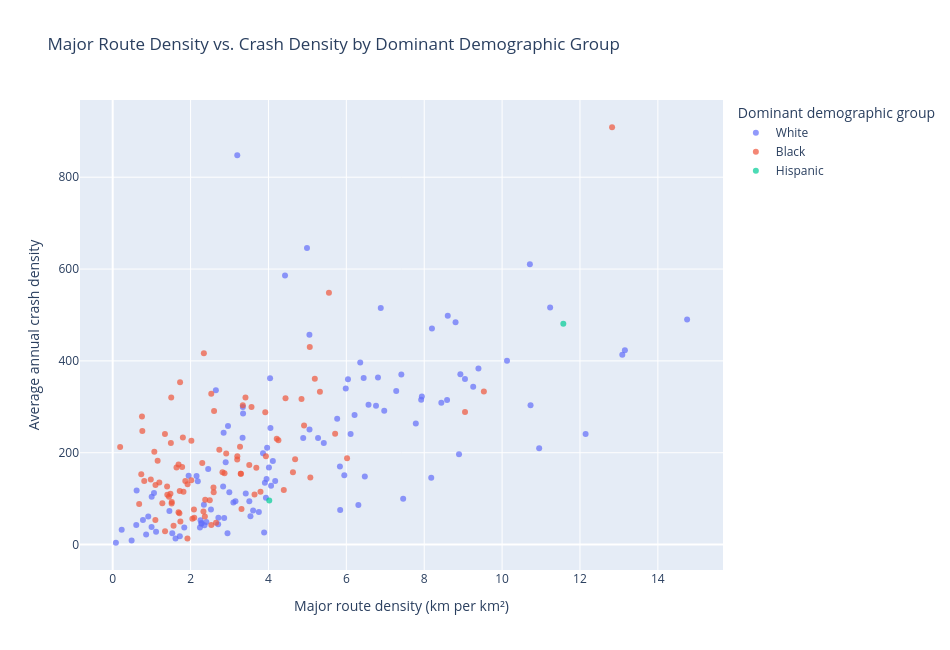

Source (notebook cell):
### Code cell
import plotly.express as px

fig = px.scatter(
    route_tracts,
    x="major_route_density_km_per_km2",
    y="avg_annual_crash_density",
    color="dominant_demo_group",
    hover_data=[
        "GEOID",
        "total_crashes",
        "major_route_length_km",
        "major_route_share",
        "white_alone_share",
        "black_alone_share",
        "hispanic_share",
        "asian_alone_share",
        "two_or_more_races_share",
        "other_race_share",
        "high_crash_route_tract"
    ],
    labels={
        "major_route_density_km_per_km2": "Major route density (km per km²)",
        "avg_annual_crash_density": "Average annual crash density",
        "dominant_demo_group": "Dominant demographic group"
    },
    title="Major Route Density vs. Crash Density by Dominant Demographic Group",
    opacity=0.7
)

fig.update_layout(width=950, height=650)
fig.show()

### Figure 1 — Plotly figure (JSON) as saved in the notebook; plotly's stock layout.template omitted (floating-point values rounded to 4 significant figures; data arrays with more than 128 entries replaced by an {"elided": "..."} marker saying what was removed)
{"data": [{"customdata": {"elided": "112x11 mixed values"}, "hovertemplate": "Dominant demographic group=White<br>Major route density (km per km²)=%{x}<br>Average annual crash density=%{y}<br>GEOID=%{customdata[0]}<br>total_crashes=%{customdata[1]}<br>major_route_length_km=%{customdata[2]}<br>major_route_share=%{customdata[3]}<br>white_alone_share=%{customdata[4]}<br>black_alone_share=%{customdata[5]}<br>hispanic_share=%{customdata[6]}<br>asian_alone_share=%{customdata[7]}<br>two_or_more_races_share=%{customdata[8]}<br>other_race_share=%{customdata[9]}<br>high_crash_route_tract=%{customdata[10]}<extra></extra>", "legendgroup": "White", "marker": {"color": "#636efa", "opacity": 0.7, "symbol": "circle"}, "mode": "markers", "name": "White", "orientation": "v", "showlegend": true, "type": "scatter", "x": [8.18, 3.099, 0.6054, 4.892, 0.7773, 2.24, 2.406, 2.256, 2.863, 3.538, 0.9132, 3.152, 3.888, 2.715, 1.724, 2.948, 1.838, 1.614, 1.456, 1.53, 2.28, 3.606, 2.523, 0.486, 1.114, 2.708, 0.9983, 2.278, 0.0823, 2.342, 2.836, 4.113, 5.421, 5.947, 3.861, 5.841, 2.649, 2.961, 10.13, 6.211, 2.902, 6.884, 5.274, 5.765, 7.921, 3.966, 4.042, 2.849, 3.753, 2.995, 5.054, 7.459, 8.587, 7.784, 8.198, 5.052, 4.989, 4.426, 10.71, 8.604, 6.445, 7.412, 6.762, 8.439, 8.928, 6.57, 9.258, 11.23, 12.14, 9.046, 13.15, 10.73, 5.835, 7.94, 10.95, 8.805, 9.393, 5.985, 3.908, 2.153, 3.509, 4.012, 2.186, 0.6144, 6.11, 1.95, 6.042, 4.051, 0.8589, 1.001, 3.935, 4.173, 4.067, 2.452, 3.951, 6.812, 6.357, 3.336, 3.417, 2.357, 14.75, 6.474, 7.281, 6.973, 3.199, 3.342, 3.347, 13.09, 8.894, 1.06, 0.2309, 6.309], "xaxis": "x", "y": [145.3, 91.65, 42.66, 232.3, 53.47, 37.21, 49.29, 52.74, 58.12, 61.69, 61.39, 94.43, 26.34, 58.41, 18.35, 24.52, 37.17, 13.46, 73.06, 24.73, 47.26, 74.08, 76.44, 8.919, 27.92, 44.12, 38.36, 45.44, 4.002, 86.87, 126.4, 181.9, 221.4, 151.2, 199.0, 75.21, 336.0, 258.1, 400.2, 282.2, 179.1, 515.1, 232.3, 274.1, 315.3, 210.7, 362.2, 243.4, 70.95, 114.2, 250.8, 99.91, 314.9, 263.6, 470.6, 456.9, 645.7, 585.7, 610.3, 498.1, 362.9, 370.3, 302.4, 308.7, 370.8, 304.4, 343.5, 516.1, 240.7, 360.5, 423.2, 303.2, 169.8, 322.6, 209.6, 484.2, 383.6, 339.9, 134.6, 149.5, 94.36, 167.9, 138.0, 117.8, 240.7, 149.7, 359.8, 254.0, 22.16, 104.2, 101.8, 138.3, 127.9, 164.5, 143.0, 364.0, 396.5, 232.6, 111.1, 42.01, 490.0, 148.4, 334.2, 291.5, 847.8, 299.7, 285.2, 413.6, 196.4, 112.4, 32.4, 86.09], "yaxis": "y"}, {"customdata": {"elided": "91x11 mixed values"}, "hovertemplate": "Dominant demographic group=Black<br>Major route density (km per km²)=%{x}<br>Average annual crash density=%{y}<br>GEOID=%{customdata[0]}<br>total_crashes=%{customdata[1]}<br>major_route_length_km=%{customdata[2]}<br>major_route_share=%{customdata[3]}<br>white_alone_share=%{customdata[4]}<br>black_alone_share=%{customdata[5]}<br>hispanic_share=%{customdata[6]}<br>asian_alone_share=%{customdata[7]}<br>two_or_more_races_share=%{customdata[8]}<br>other_race_share=%{customdata[9]}<br>high_crash_route_tract=%{customdata[10]}<extra></extra>", "legendgroup": "Black", "marker": {"color": "#EF553B", "opacity": 0.7, "symbol": "circle"}, "mode": "markers", "name": "Black", "orientation": "v", "showlegend": true, "type": "scatter", "x": [1.345, 1.563, 4.685, 1.197, 1.738, 4.629, 1.691, 4.213, 1.713, 2.376, 2.533, 3.795, 4.914, 1.919, 9.532, 3.507, 5.061, 12.82, 5.553, 1.923, 2.654, 9.048, 1.483, 5.712, 3.41, 3.198, 0.1912, 1.342, 0.7518, 3.341, 1.73, 0.6796, 5.19, 2.872, 3.289, 2.738, 2.594, 2.3, 5.076, 4.849, 1.802, 0.9782, 1.784, 2.819, 0.7341, 2.915, 3.565, 2.532, 1.494, 1.069, 4.256, 1.639, 4.438, 0.7609, 1.517, 2.018, 3.291, 3.201, 2.087, 3.27, 1.69, 2.368, 3.309, 3.688, 2.588, 1.275, 2.094, 1.722, 1.818, 1.402, 2.341, 5.321, 2.604, 1.513, 3.935, 1.154, 1.098, 4.394, 2.02, 1.503, 1.096, 2.493, 6.019, 1.397, 1.864, 3.918, 0.81, 2.331, 3.642, 2.046, 1.445], "xaxis": "x", "y": [29.24, 40.76, 185.6, 134.9, 50.15, 157.8, 174.4, 230.3, 68.08, 97.77, 42.77, 115.3, 259.5, 13.09, 333.3, 173.6, 430.3, 908.8, 548.2, 131.2, 47.59, 288.9, 110.5, 241.2, 320.3, 185.4, 212.3, 240.9, 279.1, 303.6, 353.3, 88.37, 361.1, 155.4, 154.1, 206.3, 113.8, 177.7, 145.9, 317.1, 233.3, 141.7, 168.9, 157.6, 153.3, 198.4, 299.5, 328.3, 221.2, 202.3, 227.2, 167.6, 318.7, 247.5, 92.91, 140.1, 154.4, 192.5, 76.46, 213.3, 70.25, 61.25, 77.76, 167.4, 124.2, 90.21, 58.4, 116.5, 114.8, 108.4, 416.9, 332.9, 290.8, 89.21, 192.5, 182.7, 130.0, 118.6, 225.9, 320.4, 53.47, 96.56, 188.2, 126.5, 138.6, 288.2, 138.3, 71.92, 108.8, 56.19, 104.4], "yaxis": "y"}, {"customdata": [["11001002001", 293, 2.544, 0.1415, 0.1669, 0.3315, 0.4402, 0.06101, 0.03084, 0.4097, 0], ["11001002802", 552, 2.658, 0.3389, 0.386, 0.1717, 0.4605, 0.09412, 0.1214, 0.2268, 1]], "hovertemplate": "Dominant demographic group=Hispanic<br>Major route density (km per km²)=%{x}<br>Average annual crash density=%{y}<br>GEOID=%{customdata[0]}<br>total_crashes=%{customdata[1]}<br>major_route_length_km=%{customdata[2]}<br>major_route_share=%{customdata[3]}<br>white_alone_share=%{customdata[4]}<br>black_alone_share=%{customdata[5]}<br>hispanic_share=%{customdata[6]}<br>asian_alone_share=%{customdata[7]}<br>two_or_more_races_share=%{customdata[8]}<br>other_race_share=%{customdata[9]}<br>high_crash_route_tract=%{customdata[10]}<extra></extra>", "legendgroup": "Hispanic", "marker": {"color": "#00cc96", "opacity": 0.7, "symbol": "circle"}, "mode": "markers", "name": "Hispanic", "orientation": "v", "showlegend": true, "type": "scatter", "x": [4.021, 11.57], "xaxis": "x", "y": [95.81, 480.6], "yaxis": "y"}], "layout": {"height": 650, "legend": {"title": {"text": "Dominant demographic group"}, "tracegroupgap": 0}, "title": {"text": "Major Route Density vs. Crash Density by Dominant Demographic Group"}, "width": 950, "xaxis": {"anchor": "y", "domain": [0, 1], "title": {"text": "Major route density (km per km²)"}}, "yaxis": {"anchor": "x", "domain": [0, 1], "title": {"text": "Average annual crash density"}}}}
